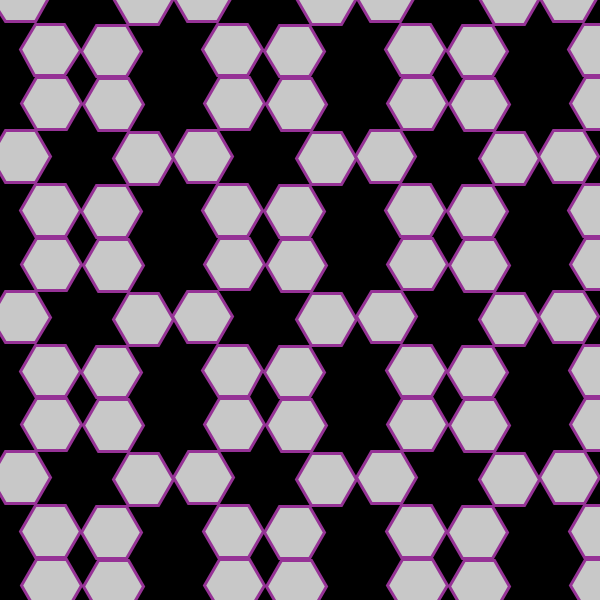
Frame 1 (no input)
Frame 60 (the mouse pressed at the canvas centre just before this capture): identical to frame 1, image omitted
Frame 120 (the mouse held since frame 60 and released just before this capture): identical to frame 1, image omitted

The Processing sketch that drew this single still picture (run headless with seeded random() and noise(); from frame 60 on, the mouse is pressed at the canvas centre):

// Processing sketch: Zikr_Rosette_v2_MRA
// ── Zikr_Rosette_v2_MRA.pde
/*
  06/22/2016
  Michaela Andrews
  - making a rosette pattern using shapes instead of lines
*/

float radius = 30;

void setup(){
  background(0);
  size(600,600);
  strokeWeight(3);
  stroke(150,50,150);
  fill(200);
}

void draw() {
  background(0);
  translate(50,50);
  rosette();
  translate(0,5.35*radius);
  rosette();
  translate(0,5.35*radius);
  rosette();
  translate(0,5.35*radius);
  rosette();
  translate(0,5.35*radius);
  rosette();
  translate(6.1*radius,0);
  rosette();
  translate(0,-5.35*radius);
  rosette();
  translate(0,-5.35*radius);
  rosette();
  translate(0,-5.35*radius);
  rosette();
  translate(0,-5.35*radius);
  rosette();
  translate(6.1*radius,0);
  rosette();
  translate(0,5.35*radius);
  rosette();
  translate(0,5.35*radius);
  rosette();
  translate(0,5.35*radius);
  rosette();
  translate(0,5.35*radius);
  rosette();
  translate(6.1*radius,0);
  rosette();
  translate(0,-5.35*radius);
  rosette();
  translate(0,-5.35*radius);
  rosette();
  translate(0,-5.35*radius);
  rosette();
  translate(0,-5.35*radius);
  rosette();
}

void rosette() {
  float n = 6;
  float x, y;
  float angle1 = radians(180-(180*(n-2))/n);
  float angle2 = radians(-60);
  for (int j = 0; j < n; j++){
    beginShape();
    for (int i = 0; i < n; i++){
    x = cos(angle1*i)*radius;
    y = sin(angle1*i)*radius;
    vertex(x,y);
    }
    endShape(CLOSE);
    rotate(angle2);
    translate(radius,radius*1.8);
    
  }
}
